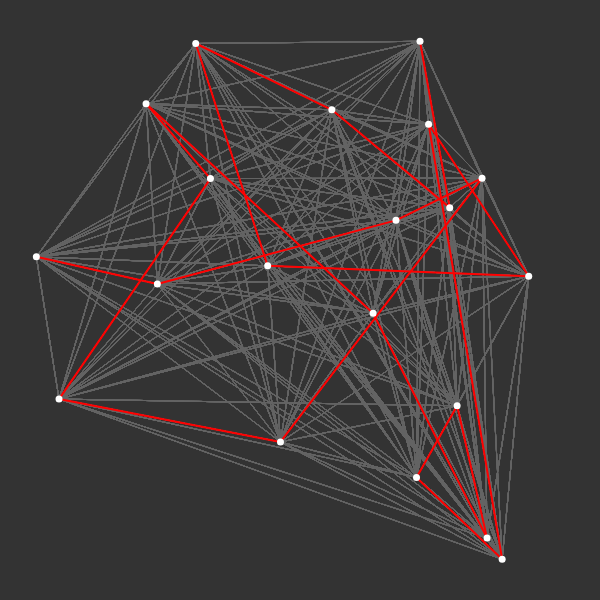
Frame 1 (no input)
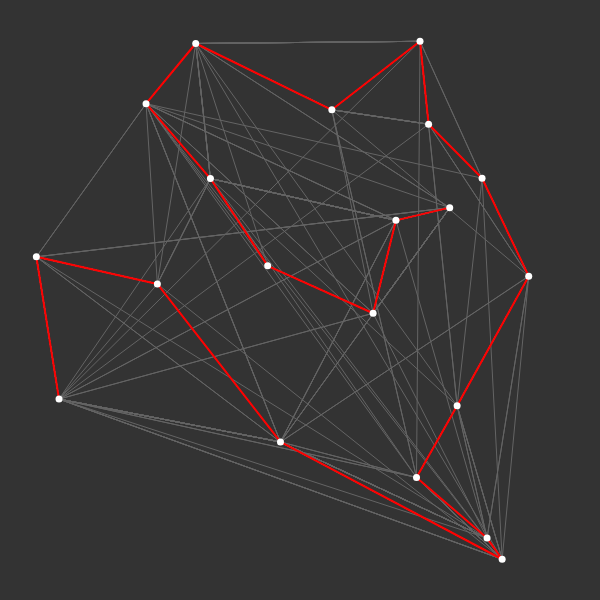
Frame 60 (no input)
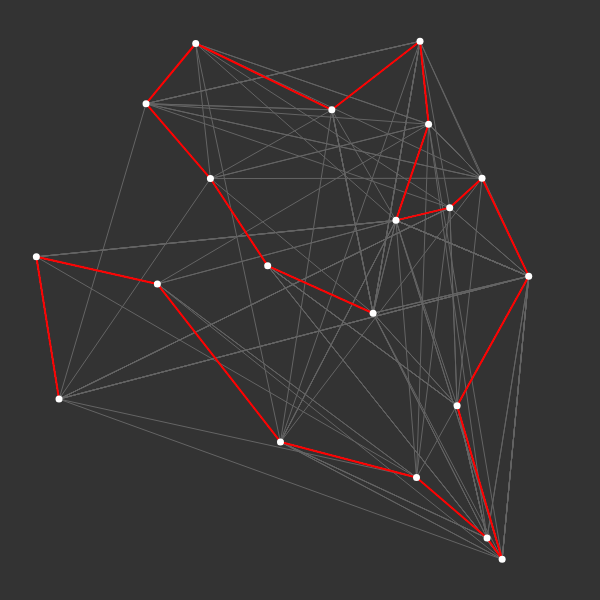
Frame 120 (the mouse pressed at the canvas centre since frame 60)

The p5.js sketch that drew these frames (run headless with seeded random() and noise() and a simulated clock; from frame 60 on, the mouse is pressed at the canvas centre):

// p5.js sketch
// ── sketch.js
let selection;
let crossover;
let newGenBut;
let frameRateP, lengthP, generationP;
let pointNumInput;
let matingPoolSlider, poolFracSlider;
let startGenerationFrame = 0

let pointNumber = 20
let routeNumber = 200
let mutationRate = 0.15

let matingPoolFraction = 0.5
let tournamentProbability = 0.3;

let points = [];
let routes = [];
let distanceArray;

function randomRoute() {
	let array = [...Array(pointNumber).keys()];
	let currentIndex = array.length, randomIndex;

	// While there remain elements to shuffle...
	while (currentIndex != 0) {

		// Pick a remaining element...
		randomIndex = Math.floor(Math.random() * currentIndex);
		currentIndex--;

		// And swap it with the current element.
		[array[currentIndex], array[randomIndex]] = [
			array[randomIndex], array[currentIndex]];
	}

	return array;
}

function setup() {
	createCanvas(600, 600)
	background(51)

	newGenBut = createButton("Restart Simulation").size(300, 100).position(620, 500)
	newGenBut.mousePressed(restart)

	selection = createSelect().size(200, 40).position(620, 450)
	selection.option("Truncation Selection")
	selection.option("Roulette Wheel Selection")
	selection.option("Stochastic Universal Sampling")
	selection.option("Tournament Selection")
	selection.selected("Truncation Selection")

	crossover = createSelect().size(200, 40).position(840, 450)
	crossover.option("Partially Mapped Crossover")
	crossover.option("Order Crossover")
	crossover.option("Cycle Crossover")
	crossover.selected("Partially Mapped Crossover")

	matingPoolSlider = createSlider(0, 1, 0.15, 0.01).position(620, 300).size(190, 20)
	createP("Mating pool percentage").position(840, 260)

	poolFracSlider = createSlider(0.01, 1, 0.5, 0.01).position(840, 300).size(190, 20)
	createP("Mutation rate").position(620, 260)

	pointNumInput = createInput(20).position(620, 400).size(190, 20)
	createP("Number of points").position(620, 360)

	instanceNumInput = createInput(200).position(840, 400).size(190, 20)
	createP("Number of trials").position(840, 360)

	frameRateP = createP(`Framerate: ${frameRate()} generations per second`)
	lengthP = createP()
	generationP = createP()

	restart()
}

function restart() {
	startGenerationFrame = frameCount
	background(51)
	routes = []
	points = []
	pointNumber = parseInt(pointNumInput.value())
	routeNumber = parseInt(instanceNumInput.value())

	//create random points
	for (let i = 0; i < pointNumber; i++) {
		points.push(new Point(random(width), random(height)))
	}
	//create distance 2d array
	create2dArray()

	for (let i = 0; i < routeNumber; i++) {
		routes.push(new Route(randomRoute()))
	}

	for (let route of routes) {
		route.display()
	}

	let shortest = routes[0];
	for (let route of routes) {
		if (shortest.distance > route.distance) {
			shortest = route
		}
	}
	// shortest.display(true);

	for (let dot of points) {
		dot.display()
	}
}

function draw() {
	nextGeneration()
	frameRateP.html(`Framerate: ${round(frameRate())} generations per second`)
	generationP.html(`Genration: ${frameCount - startGenerationFrame}`)
	mutationRate = matingPoolSlider.value()
	matingPoolFraction = poolFracSlider.value()
}

function updateStuff() {
	background(51)
	for (let route of routes) {
		route.display()
	}

	let shortest = routes[0];
	for (let route of routes) {
		if (shortest.distance > route.distance) {
			shortest = route
		}
	}
	shortest.display(true);
	lengthP.html(`Shortest path: ${round(shortest.distance)}`)

	for (let dot of points) {
		dot.display()
	}
}

function nextGeneration() {
	// EVALUATE (sort the array)

	routes.sort((firstEl, secondEl) => firstEl.distance - secondEl.distance)
	//this sorts from lowest to highest

	routes[0].display(true)

	// SELECT mutation pool
	let mutationPool
	if (selection.value() == "Truncation Selection") {
		mutationPool = Selection.truncationSelection(routes);
	} else if (selection.value() == "Roulette Wheel Selection") {
		mutationPool = Selection.rouletteWheelSelection(routes);
	} else if (selection.value() == "Stochastic Universal Sampling") {
		mutationPool = Selection.stochasticUniversalSampling(routes)
	} else {
		mutationPool = Selection.tournamentSelection(routes);
	}

	//create the new routes, starting with mutation pool
	let newRoutes = mutationPool;

	let crossoverOption
	if (crossover.value() == "Partially Mapped Crossover") {
		crossoverOption = Crossover.partiallyMappedCrossover
	} else if (crossover.value() == "Order Crossover") {
		crossoverOption = Crossover.orderCrossover
	} else if (crossover.value() == "Cycle Crossover") {
		crossoverOption = Crossover.cycleCrossover
	}

	// CROSSOVER
	while (newRoutes.length < routeNumber) {
		// add new routes through crossover untill it reaches route number
		//first, randomly pick 2 routes to crossover
		let route1 = random(mutationPool).route;
		let route2 = random(mutationPool).route;

		//create the new route and add it to the route array
		newRouteArray = crossoverOption(route1, route2)

		// MUTATE
		if (random() < mutationRate) {
			let randomIndex = floor(random(newRouteArray.length))
			let randomIndex2 = floor(random(newRouteArray.length))
			let temp = newRouteArray[randomIndex];
			newRouteArray[randomIndex] = newRouteArray[randomIndex2];
			newRouteArray[randomIndex2] = temp;
		}
		if (random() < mutationRate) {
			let randomIndex = floor(random(newRouteArray.length))
			let randomIndex2 = floor(random(newRouteArray.length - 1))
			let temp = newRouteArray[randomIndex];
			newRouteArray.splice(randomIndex, 1);
			newRouteArray.splice(randomIndex2, 0, temp)
		}

		let newRoute = new Route(newRouteArray)
		newRoutes.push(newRoute)
	}

	routes = newRoutes
	//finally update the canvas
	updateStuff()
}


function create2dArray() {
	distanceArray = new Array(pointNumber);
	for (var i = 0; i < distanceArray.length; i++) {
		distanceArray[i] = new Array(pointNumber);
	}
	for (let i = 0; i < points.length; i++) {
		for (let j = 0; j < points.length; j++) {
			let point1 = points[i];
			let point2 = points[j];
			distanceArray[i][j] = dist(point1.x, point1.y, point2.x, point2.y)
		}
	}
}
// ── crossover.js
class Crossover {
	static partiallyMappedCrossover(p1, p2) {
		//Choose a random sub-sequence from P1 and copy it to F1:
		let f1 = new Array(p1.length)
		let subsequenceLength = floor(random(3, 8))
		let subsequenceIndex = floor(random(0, 4))

		for (let i = 0; i < subsequenceLength; i++) {
			f1[subsequenceIndex + i] = p1[subsequenceIndex + i];
		}

		//left part of the subsequence
		for (let i = 0; i < subsequenceIndex; i++) {
			let element = p2[i]
			while (f1.includes(element)) {
				element = p2[p1.indexOf(element)]
			}
			f1[i] = element
		}

		//right part of the subsequence
		for (let i = subsequenceIndex + subsequenceLength; i < f1.length; i++) {
			let element = p2[i]
			while (f1.includes(element)) {
				element = p2[p1.indexOf(element)]
			}
			f1[i] = element
		}

		return f1;
	}

	static orderCrossover(p1, p2) {
		//Choose a random sub-sequence from P1 and copy it to F1:
		let f1 = new Array(p1.length)
		let subsequenceLength = floor(random(3, 8))
		let subsequenceIndex = floor(random(0, 4))
		subsequenceIndex = 1
		subsequenceLength = 5

		for (let i = 0; i < subsequenceLength; i++) {
			f1[subsequenceIndex + i] = p1[subsequenceIndex + i];
		}

		//adding the rest of p2
		let index = subsequenceIndex + subsequenceLength
		for (let i = 0; i < f1.length; i++) {
			let index2 = subsequenceIndex + subsequenceLength + i;
			if (!f1.includes(p2[index2 % f1.length])) {
				f1[index % f1.length] = p2[index2 % f1.length]
				index += 1
			}
		}
		return f1;
	}

	static cycleCrossover(p1, p2) {
		let firstElement = p1[0];
		let element = p2[0]
		let f1 = new Array(p1.length)

		//first step always happens
		f1[0] = p1[0]
		while (firstElement != element) {
			let index = p1.indexOf(element)
			f1[index] = p1[index]
			//this the next element
			element = p2[index]
		}

		//next is fill in remaining holes with p2
		for (let i = 0; i < p2.length; i++) {
			if (!f1.includes[p2[i]]) {
				f1[i] = p2[i]
			}
		}
		return(f1)
	}
}


// ── point.js
class Point {
	constructor(width, height){
		this.x = width;
		this.y = height;
	}

	display(){
		stroke(255)
		strokeWeight(7)
		point(this.x, this.y);
	}
}
// ── route.js
class Route {
	constructor(route) {
		this.route = route;
		this.calculateDistance();
	}

	display(shortest) {
		stroke(100);
		strokeWeight(1)
		if(shortest){
			stroke(255, 0, 0, 255)
			strokeWeight(2)
		}
		for (let i = 0; i < pointNumber - 1; i++) {
			line(points[this.route[i]].x, points[this.route[i]].y, points[this.route[i+1]].x, points[this.route[i+1]].y)
		}
	}

	calculateDistance(){
		let distance = 0;
		for (let i = 0; i < pointNumber - 1; i++) {
			distance += distanceArray[this.route[i]][this.route[i+1]]
		}
		this.distance = distance
	}
}
// ── selection.js
class Selection {
	static truncationSelection(array) {
		let newArray = array.splice(0, ceil(routeNumber * matingPoolFraction));
		return newArray;
	}

	static rouletteWheelSelection(routes) {
		let oldArray = routes
		let newArray = []
		let fitnessArray = routes.map(route => oldArray[oldArray.length - 1].distance - route.distance)

		let sumOfFitness = fitnessArray.reduce((e1, e2) => e1 + e2)
		for (let i = 0; i < ceil(routeNumber * matingPoolFraction); i++) {
			let randomNumu = random(sumOfFitness);
			let j = 0;
			let sum = 0
			while (sum < randomNumu) {
				sum += fitnessArray[j]
				j++
			}
			newArray.push(oldArray[j])
		}
		return newArray
	}

	static stochasticUniversalSampling(array) {
		let fitnessArray = routes.map(route => routes[routes.length - 1].distance - route.distance)
		let sumOfFitness = fitnessArray.reduce((e1, e2) => e1 + e2)
		let num = ceil(routeNumber * matingPoolFraction)
		let distanceBetweenPointers = sumOfFitness / num;
		let start = random(distanceBetweenPointers)

		let pointers = []
		for (let i = 0; i < num; i++) {
			pointers[i] = start + i * distanceBetweenPointers
		}

		return this.rouletteWheelSelection2(array, pointers, fitnessArray)
	}

	static rouletteWheelSelection2(array, points, fitnessArray) {
		let keep = []
		for (let point in points) {
			let i = 0
			let sum = 0
			while (sum < point) {
				sum += fitnessArray[i]
				i++
			}
			keep.push(array[i])
		}
		return keep
	}

	static tournamentSelection(routes){
		let keep = []
		console.log(( matingPoolFraction))
		for (let i = 0; i < ceil(routeNumber * matingPoolFraction); i++) {
			let sum = 0;
			let i = 0;
			while(sum < random()){
				sum += tournamentProbability*pow((1-tournamentProbability), i)
				i++
			}
			keep.push(routes[i-1])
		}
		return keep
	}
}
